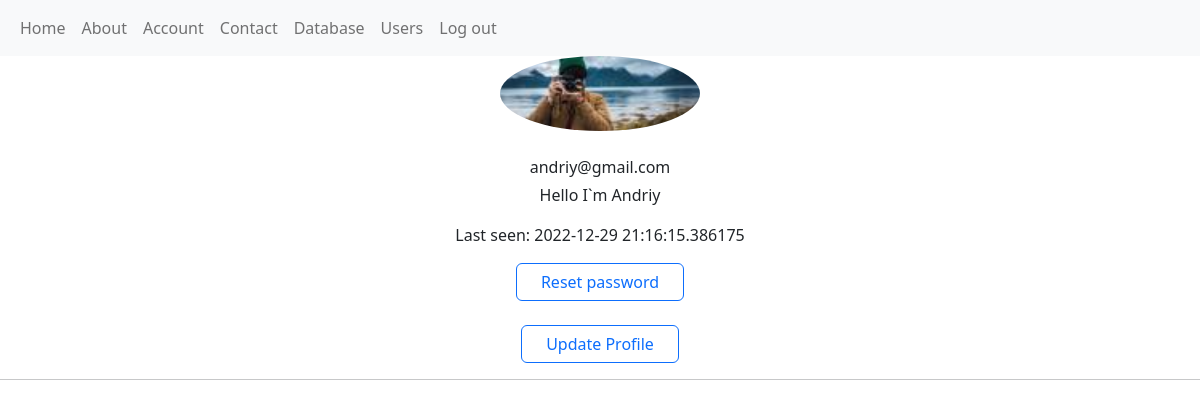
/account (signed in), run on the app's committed database.
### app/account/models.py (models this page shows, shortened)
class User(db.Model, UserMixin):
	__tablename__ = "users"
	id = db.Column(db.Integer, primary_key=True)
	name = db.Column(db.String(15), unique=False, nullable=True)
	email = db.Column(db.String(40), unique=False, nullable=True)
	image_file = db.Column(db.String(40), unique=False, nullable=False, default = 'default.jpg')
	password = db.Column(db.String(60), unique=False, nullable=False)
	last_seen = db.Column(db.DateTime, default=now())
	about_me = db.Column(db.String(120), nullable=True)
	@property
	def password_hash(self):
		raise AttributeError('Is not readable')

### app/account/views.py (the view)
@account_bp.route('/account')
@login_required
def account():
	image_file = url_for('static', filename='profile_pics/' + current_user.image_file)
	return render_template('account.html', image_file = image_file)

### app/account/models.py (called while the page is built)
@login_manager.user_loader
def user_loader(user_id):
	return User.query.get(int(user_id))

### app/account/views.py (called while the page is built)
@account_bp.after_request
def after_request(response):
    if current_user:
        current_user.last_seen = datetime.now()
        try:
            db.session.commit()
        except:
            flash('Error while update user last seen!', 'danger')
    return response

### app/account/templates/auth/account.html (shortened to what this page needs)
{% extends 'layout.html' %}
{% block content %}
<div class="row d-flex justify-content-center">
	<div class="text-center">
		<img src="{{ image_file }}" width="200" class="rounded-circle">
	</div>
	<div class="text-center mt-3">
		<h3 class="mt-2 mb-0">{{ current_user.username }}</h5>
			<span>{{ current_user.email }}</span>
			<div class="px-4 mt-1">
				<p class="fonts">{{ current_user.about_me }}</p>
			</div>
			<div class="px-4 mt-1">
				<p class="fonts">Last seen: {{ current_user.last_seen }}</p>
			</div>
			<div class="buttons">
				<a href="{{ url_for('account.reset_password') }}" class="btn btn-outline-primary px-4">
					Reset password
				</a>
			</div>
			<br>
			<div class="buttons">
				<a href="{{ url_for('account.update_account') }}" class="btn btn-outline-primary px-4">
					Update Profile
				</a>
			</div>
			<hr>
		</h3>
	</div>
</div>
{% endblock %}

### data on the page
User: email "andriy@gmail.com", about_me "Hello I`m Andriy", last_seen "2022-12-29 21:16:15.386175"
